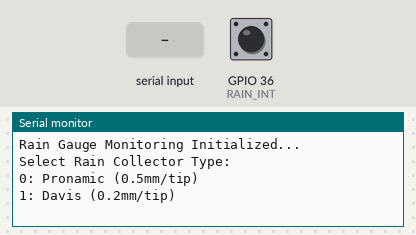
Recording of a sketch running on a simulated ESP32. On the bench: the last lines printed to the serial monitor. Inputs (shaded band) come from the test bench; at power-on: GPIO 36 (RAIN_INT) HIGH.

Above: at 0.8 s.
0.9 s: "90,45\n" received over Serial
At 3.1 s:
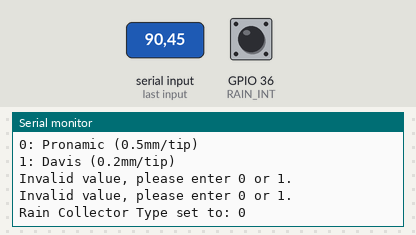
3.4 s: GPIO 36 (RAIN_INT) pulled LOW for 0.15 s
At 4.3 s:
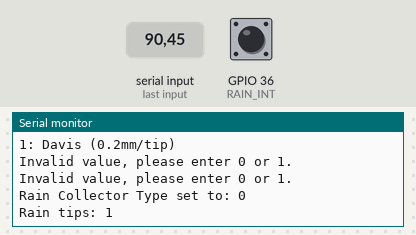
5.0 s: "1\n" received over Serial
At 5.6 s:
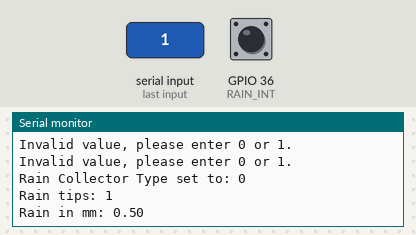
6.5 s: "2\n" received over Serial
At 7.9 s:
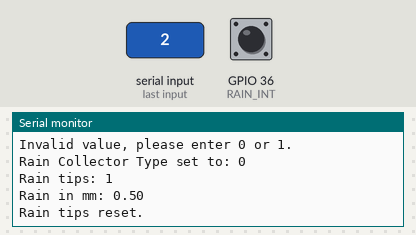

The sketch:

rain_test.ino
```cpp
#define RAIN_INT 36  // Rain Gauge Interrupt Pin (ESP32)
volatile int rainCount = 0; // Stores number of interrupts
uint8_t rainCollectorType = 0; // 0: Pronamic (0.5mm/tip), 1: Davis (0.2mm/tip)
volatile bool printFlag = false; // Flag to indicate printing is needed

void IRAM_ATTR rainISR() {
    rainCount++; // Increment on each interrupt
    printFlag = true; // Set flag to indicate printing is needed
}

void setup() {
    Serial.begin(115200);
    pinMode(RAIN_INT, INPUT_PULLUP);

    // Attach Interrupt to detect rain gauge pulses
    attachInterrupt(digitalPinToInterrupt(RAIN_INT), rainISR, FALLING);

    Serial.println("Rain Gauge Monitoring Initialized...");
    selectRainCollectorType();
}

// void loop() {
//     static unsigned long lastPrint = 0;
//     if (millis() - lastPrint > 5000) {  // Print every 5 seconds
//         Serial.printf("Rain Gauge Pulses: %d\n", rainCount);
//         lastPrint = millis();
//     }

//     if (Serial.available() > 0) {
//         int command = Serial.parseInt();
//         if (command == 1) {
//             printRainInMM();
//         } else if (command == 2) {
//             resetRainTips();
//         }
//     }
// }

void loop() {
    if (printFlag) {
        Serial.printf("Rain tips: %d\n", rainCount);
        printFlag = false; // Reset flag after printing
    }

    if (Serial.available() > 0) {
        int command = Serial.parseInt();
        if (command == 1) {
            printRainInMM();
        } else if (command == 2) {
            resetRainTips();
        } else if (command == 3) {
            selectRainCollectorType();
        }
    }
}

void selectRainCollectorType() {
    Serial.println("Select Rain Collector Type:");
    Serial.println("0: Pronamic (0.5mm/tip)");
    Serial.println("1: Davis (0.2mm/tip)");
    unsigned long startTime = millis();
    while (millis() - startTime < 60000) { // Wait for up to 60 seconds for input
        if (Serial.available() > 0) {
            int type = Serial.parseInt();
            if (type == 0 || type == 1) {
                rainCollectorType = type;
                Serial.printf("Rain Collector Type set to: %d\n", rainCollectorType);
                return;
            } else {
                Serial.println("Invalid value, please enter 0 or 1.");
            }
        }
    }
    Serial.println("Timeout: Rain Collector Type unchanged.");
}

void printRainInMM() {
    float mmPerTip = (rainCollectorType == 0) ? 0.5 : 0.2;
    float rainInMM = rainCount * mmPerTip;
    Serial.printf("Rain in mm: %.2f\n", rainInMM);
}

void resetRainTips() {
    rainCount = 0;
    Serial.println("Rain tips reset.");
}
```

Measured:
- after the input at 0.9 s, the serial monitor: prints a new line at once (image 1)
- after the input at 3.4 s, the serial monitor: prints a new line at once (image 2)
- after the input at 5.0 s, the serial monitor: prints a new line at once (image 3)
- after the input at 6.5 s, the serial monitor: prints a new line at once (image 4)
